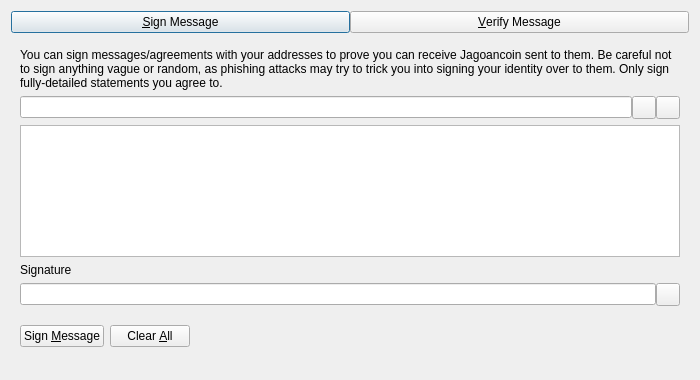
<?xml version="1.0" encoding="UTF-8"?>
<ui version="4.0">
 <class>SignVerifyMessageDialog</class>
 <widget class="QDialog" name="SignVerifyMessageDialog">
  <property name="geometry">
   <rect>
    <x>0</x>
    <y>0</y>
    <width>700</width>
    <height>380</height>
   </rect>
  </property>
  <property name="windowTitle">
   <string>Signatures - Sign / Verify a Message</string>
  </property>
  <property name="modal">
   <bool>true</bool>
  </property>
  <layout class="QVBoxLayout" name="verticalLayout">
   <item>
    <layout class="QHBoxLayout" name="horizontalLayout_Buttons_2">
     <property name="spacing">
      <number>0</number>
     </property>
     <property name="topMargin">
      <number>0</number>
     </property>
     <item>
      <widget class="QPushButton" name="btnSignMessage">
       <property name="text">
        <string>&amp;Sign Message</string>
       </property>
       <property name="checkable">
        <bool>true</bool>
       </property>
      </widget>
     </item>
     <item>
      <widget class="QPushButton" name="btnVerifyMessage">
       <property name="text">
        <string>&amp;Verify Message</string>
       </property>
       <property name="checkable">
        <bool>true</bool>
       </property>
      </widget>
     </item>
    </layout>
   </item>
   <item>
    <widget class="QStackedWidget" name="stackedWidgetSig">
     <property name="minimumSize">
      <size>
       <width>0</width>
       <height>0</height>
      </size>
     </property>
     <property name="currentIndex">
      <number>0</number>
     </property>
     <widget class="QWidget" name="pageSignMessage">
      <layout class="QVBoxLayout" name="verticalLayout_SM">
       <item>
        <widget class="QLabel" name="infoLabel_SM">
         <property name="text">
          <string>You can sign messages/agreements with your addresses to prove you can receive Jagoancoin sent to them. Be careful not to sign anything vague or random, as phishing attacks may try to trick you into signing your identity over to them. Only sign fully-detailed statements you agree to.</string>
         </property>
         <property name="textFormat">
          <enum>Qt::PlainText</enum>
         </property>
         <property name="wordWrap">
          <bool>true</bool>
         </property>
        </widget>
       </item>
       <item>
        <layout class="QHBoxLayout" name="horizontalLayout_1_SM">
         <property name="spacing">
          <number>0</number>
         </property>
         <item>
          <widget class="QValidatedLineEdit" name="addressIn_SM">
           <property name="toolTip">
            <string>The Jagoancoin address to sign the message with</string>
           </property>
          </widget>
         </item>
         <item>
          <widget class="QToolButton" name="addressBookButton_SM">
           <property name="toolTip">
            <string>Choose previously used address</string>
           </property>
           <property name="text">
            <string/>
           </property>
           <property name="shortcut">
            <string>Alt+A</string>
           </property>
          </widget>
         </item>
         <item>
          <widget class="QToolButton" name="pasteButton_SM">
           <property name="toolTip">
            <string>Paste address from clipboard</string>
           </property>
           <property name="text">
            <string/>
           </property>
           <property name="shortcut">
            <string>Alt+P</string>
           </property>
          </widget>
         </item>
        </layout>
       </item>
       <item>
        <widget class="QPlainTextEdit" name="messageIn_SM">
         <property name="toolTip">
          <string>Enter the message you want to sign here</string>
         </property>
        </widget>
       </item>
       <item>
        <widget class="QLabel" name="signatureLabel_SM">
         <property name="text">
          <string>Signature</string>
         </property>
         <property name="textFormat">
          <enum>Qt::PlainText</enum>
         </property>
        </widget>
       </item>
       <item>
        <layout class="QHBoxLayout" name="horizontalLayout_2_SM">
         <property name="spacing">
          <number>0</number>
         </property>
         <item>
          <widget class="QLineEdit" name="signatureOut_SM">
           <property name="readOnly">
            <bool>true</bool>
           </property>
          </widget>
         </item>
         <item>
          <widget class="QToolButton" name="copySignatureButton_SM">
           <property name="toolTip">
            <string>Copy the current signature to the system clipboard</string>
           </property>
           <property name="text">
            <string/>
           </property>
          </widget>
         </item>
        </layout>
       </item>
       <item>
        <layout class="QHBoxLayout" name="horizontalLayout_3_SM">
         <item>
          <widget class="QPushButton" name="signMessageButton_SM">
           <property name="toolTip">
            <string>Sign the message to prove you own this Jagoancoin address</string>
           </property>
           <property name="text">
            <string>Sign &amp;Message</string>
           </property>
           <property name="autoDefault">
            <bool>false</bool>
           </property>
          </widget>
         </item>
         <item>
          <widget class="QPushButton" name="clearButton_SM">
           <property name="toolTip">
            <string>Reset all sign message fields</string>
           </property>
           <property name="text">
            <string>Clear &amp;All</string>
           </property>
           <property name="autoDefault">
            <bool>false</bool>
           </property>
          </widget>
         </item>
         <item>
          <spacer name="horizontalSpacer_1_SM">
           <property name="orientation">
            <enum>Qt::Horizontal</enum>
           </property>
           <property name="sizeHint" stdset="0">
            <size>
             <width>40</width>
             <height>48</height>
            </size>
           </property>
          </spacer>
         </item>
         <item>
          <widget class="QLabel" name="statusLabel_SM">
           <property name="text">
            <string/>
           </property>
           <property name="wordWrap">
            <bool>true</bool>
           </property>
          </widget>
         </item>
         <item>
          <spacer name="horizontalSpacer_2_SM">
           <property name="orientation">
            <enum>Qt::Horizontal</enum>
           </property>
           <property name="sizeHint" stdset="0">
            <size>
             <width>40</width>
             <height>48</height>
            </size>
           </property>
          </spacer>
         </item>
        </layout>
       </item>
      </layout>
     </widget>
     <widget class="QWidget" name="pageVerifyMessage">
      <layout class="QVBoxLayout" name="verticalLayout_VM">
       <item>
        <widget class="QLabel" name="infoLabel_VM">
         <property name="text">
          <string>Enter the receiver's address, message (ensure you copy line breaks, spaces, tabs, etc. exactly) and signature below to verify the message. Be careful not to read more into the signature than what is in the signed message itself, to avoid being tricked by a man-in-the-middle attack. Note that this only proves the signing party receives with the address, it cannot prove sendership of any transaction!</string>
         </property>
         <property name="textFormat">
          <enum>Qt::PlainText</enum>
         </property>
         <property name="alignment">
          <set>Qt::AlignLeading|Qt::AlignLeft|Qt::AlignTop</set>
         </property>
         <property name="wordWrap">
          <bool>true</bool>
         </property>
        </widget>
       </item>
       <item>
        <layout class="QHBoxLayout" name="horizontalLayout_1_VM">
         <property name="spacing">
          <number>0</number>
         </property>
         <item>
          <widget class="QValidatedLineEdit" name="addressIn_VM">
           <property name="toolTip">
            <string>The Jagoancoin address the message was signed with</string>
           </property>
          </widget>
         </item>
         <item>
          <widget class="QToolButton" name="addressBookButton_VM">
           <property name="toolTip">
            <string>Choose previously used address</string>
           </property>
           <property name="text">
            <string/>
           </property>
           <property name="shortcut">
            <string>Alt+A</string>
           </property>
          </widget>
         </item>
        </layout>
       </item>
       <item>
        <widget class="QPlainTextEdit" name="messageIn_VM"/>
       </item>
       <item>
        <widget class="QValidatedLineEdit" name="signatureIn_VM"/>
       </item>
       <item>
        <layout class="QHBoxLayout" name="horizontalLayout_2_VM">
         <item>
          <widget class="QPushButton" name="verifyMessageButton_VM">
           <property name="toolTip">
            <string>Verify the message to ensure it was signed with the specified Jagoancoin address</string>
           </property>
           <property name="text">
            <string>Verify &amp;Message</string>
           </property>
           <property name="autoDefault">
            <bool>false</bool>
           </property>
          </widget>
         </item>
         <item>
          <widget class="QPushButton" name="clearButton_VM">
           <property name="toolTip">
            <string>Reset all verify message fields</string>
           </property>
           <property name="text">
            <string>Clear &amp;All</string>
           </property>
           <property name="autoDefault">
            <bool>false</bool>
           </property>
          </widget>
         </item>
         <item>
          <spacer name="horizontalSpacer_1_VM">
           <property name="orientation">
            <enum>Qt::Horizontal</enum>
           </property>
           <property name="sizeHint" stdset="0">
            <size>
             <width>40</width>
             <height>48</height>
            </size>
           </property>
          </spacer>
         </item>
         <item>
          <widget class="QLabel" name="statusLabel_VM">
           <property name="text">
            <string/>
           </property>
           <property name="wordWrap">
            <bool>true</bool>
           </property>
          </widget>
         </item>
         <item>
          <spacer name="horizontalSpacer_2_VM">
           <property name="orientation">
            <enum>Qt::Horizontal</enum>
           </property>
           <property name="sizeHint" stdset="0">
            <size>
             <width>40</width>
             <height>48</height>
            </size>
           </property>
          </spacer>
         </item>
        </layout>
       </item>
      </layout>
     </widget>
    </widget>
   </item>
  </layout>
 </widget>
 <customwidgets>
  <customwidget>
   <class>QValidatedLineEdit</class>
   <extends>QLineEdit</extends>
   <header>qt/qvalidatedlineedit.h</header>
  </customwidget>
 </customwidgets>
 <resources>
  <include location="../jagoancoin.qrc"/>
 </resources>
 <connections/>
</ui>
